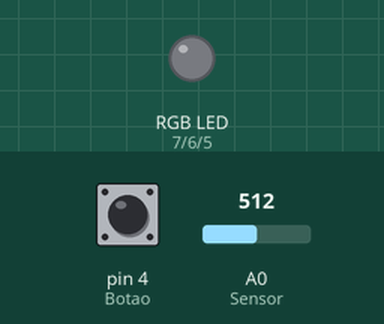
Recording of a program running on a simulated Arduino Uno, built with avr-gcc and run on an emulated ATmega328P. Parts: an RGB LED mixed from three pins (HIGH = lit). The inputs (shaded band) are chosen by the test bench; at power-on: pin 4 (Botao) LOW, A0 (Sensor) = 512. Dim RGB values are drawn brighter than linear.

Above: at 1.2 s.
1.3 s: pin 4 (Botao) pulled HIGH for 0.15 s
At 1.47 s:
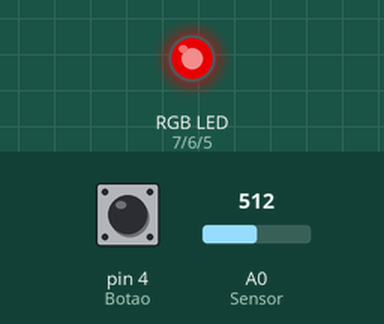
3.0 s: A0 (Sensor) set to 533
At 3.7 s:
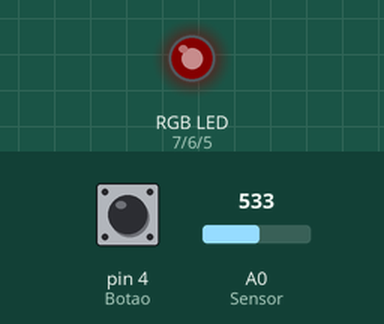
4.5 s: pin 4 (Botao) pulled HIGH for 1 s
At 4.9 s:
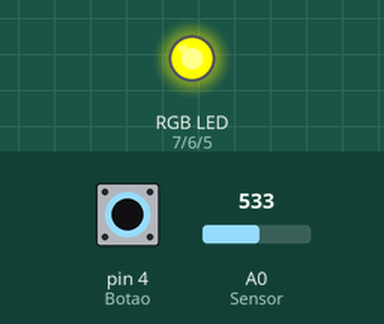
7.5 s: A0 (Sensor) set to 511
At 8.7 s:
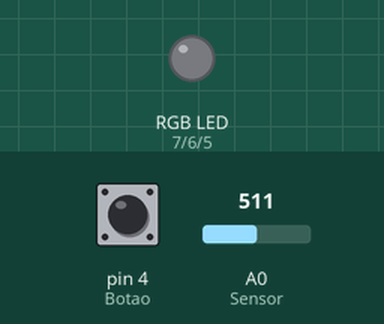
9.0 s: A0 (Sensor) set to 716
At 9.5 s:
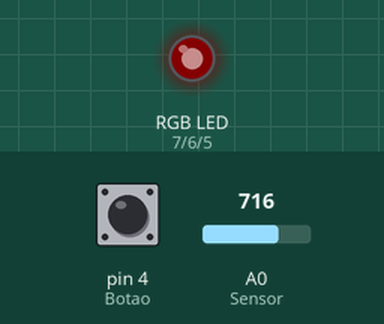
Timing chart, 0 to 11.5 s (numbered marks = the images above; inputs shaded):
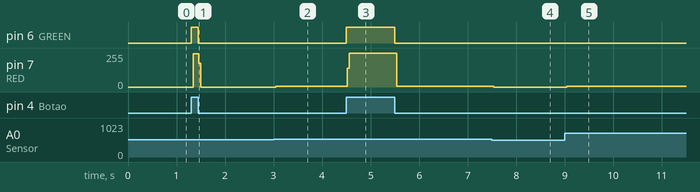

The program:

main.cpp
```cpp
#include <Arduino.h>

const int RED = 7;
const int GREEN = 6;
const int BLUE = 5;
const int Botao = 4;
const int Sensor = A0;

int Botao_Estado = 0;


void setup() {
  pinMode (RED, OUTPUT);
  pinMode (GREEN, OUTPUT);
  pinMode (BLUE, OUTPUT);
  pinMode (Botao, INPUT);
  pinMode (Sensor,INPUT);
}

void loop() {
  int Valor_Luz = analogRead(Sensor);
  Serial.print ("Valor_Luz: ");
  Serial.println(Valor_Luz);
  int luminosidade = map (Valor_Luz, 25, 1023, 0, 255);

  analogWrite (RED,luminosidade);


  delay (0);

  Botao_Estado = digitalRead (Botao);
  if (Botao_Estado== HIGH) {
    digitalWrite (RED, HIGH);
    digitalWrite (GREEN, HIGH);
    digitalWrite (BLUE, LOW);

  } else{
    digitalWrite (RED, LOW);
    digitalWrite (GREEN, LOW);
    digitalWrite (BLUE, LOW);
  }


}
```

Measured:
- the behaviour switches between 525 and 526 on A0 (Sensor) (found by bisection; images 1 and 2)
- after the input at 1.3 s, pin 6 (GREEN): LOW → HIGH at once, → LOW 0.15 s later; pin 7 (RED): 0/255 → 248/255 at once, → 0/255 0.12 s later
- after the input at 3.0 s, pin 7 (RED): 0/255 → 7/255 at once
- after the input at 4.5 s, pin 6 (GREEN): LOW → HIGH at once, → LOW 1.0 s later; pin 7 (RED): 7/255 → 255/255 at once, → 7/255 1.0 s later
- after the input at 7.5 s, pin 7 (RED): 7/255 → 0/255 at once
- after the input at 9.0 s, pin 7 (RED): 0/255 → 7/255 at once
